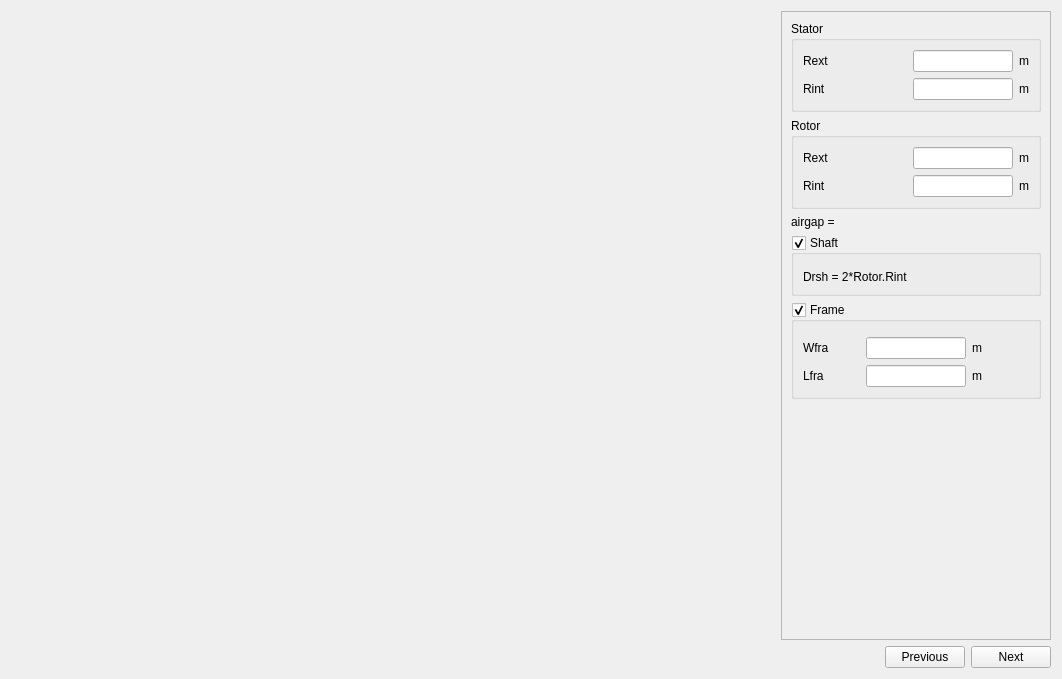
<?xml version="1.0" encoding="UTF-8"?>
<ui version="4.0">
 <class>SMachineDimension</class>
 <widget class="QWidget" name="SMachineDimension">
  <property name="geometry">
   <rect>
    <x>0</x>
    <y>0</y>
    <width>1062</width>
    <height>679</height>
   </rect>
  </property>
  <property name="minimumSize">
   <size>
    <width>650</width>
    <height>550</height>
   </size>
  </property>
  <property name="windowTitle">
   <string>Form</string>
  </property>
  <layout class="QVBoxLayout" name="verticalLayout_3">
   <item>
    <layout class="QHBoxLayout" name="horizontalLayout_2">
     <item>
      <widget class="QLabel" name="img_machine">
       <property name="minimumSize">
        <size>
         <width>0</width>
         <height>0</height>
        </size>
       </property>
       <property name="maximumSize">
        <size>
         <width>16777215</width>
         <height>16777215</height>
        </size>
       </property>
       <property name="text">
        <string/>
       </property>
       <property name="pixmap">
        <pixmap resource="../../../Resources/pyleecan.qrc">:/images/images/MachineSetup/MachineDimension/Dimension_Shaft_Rotor_Stator.png</pixmap>
       </property>
       <property name="scaledContents">
        <bool>false</bool>
       </property>
       <property name="alignment">
        <set>Qt::AlignCenter</set>
       </property>
      </widget>
     </item>
     <item>
      <widget class="QScrollArea" name="scrollArea">
       <property name="minimumSize">
        <size>
         <width>270</width>
         <height>0</height>
        </size>
       </property>
       <property name="maximumSize">
        <size>
         <width>270</width>
         <height>16777215</height>
        </size>
       </property>
       <property name="widgetResizable">
        <bool>true</bool>
       </property>
       <widget class="QWidget" name="scrollAreaWidgetContents">
        <property name="geometry">
         <rect>
          <x>0</x>
          <y>0</y>
          <width>268</width>
          <height>616</height>
         </rect>
        </property>
        <layout class="QVBoxLayout" name="verticalLayout_4">
         <item>
          <widget class="QGroupBox" name="g_stator">
           <property name="minimumSize">
            <size>
             <width>150</width>
             <height>0</height>
            </size>
           </property>
           <property name="maximumSize">
            <size>
             <width>16777215</width>
             <height>16777215</height>
            </size>
           </property>
           <property name="title">
            <string>Stator</string>
           </property>
           <layout class="QGridLayout" name="gridLayout_2">
            <item row="0" column="0">
             <widget class="QLabel" name="in_SRext">
              <property name="minimumSize">
               <size>
                <width>30</width>
                <height>0</height>
               </size>
              </property>
              <property name="toolTip">
               <string>Stator external radius</string>
              </property>
              <property name="text">
               <string>Rext</string>
              </property>
             </widget>
            </item>
            <item row="0" column="1">
             <widget class="FloatEdit" name="lf_SRext">
              <property name="maximumSize">
               <size>
                <width>100</width>
                <height>16777215</height>
               </size>
              </property>
              <property name="toolTip">
               <string>Stator external radius</string>
              </property>
             </widget>
            </item>
            <item row="0" column="2">
             <widget class="QLabel" name="unit_SRext">
              <property name="sizePolicy">
               <sizepolicy hsizetype="Fixed" vsizetype="Preferred">
                <horstretch>0</horstretch>
                <verstretch>0</verstretch>
               </sizepolicy>
              </property>
              <property name="text">
               <string>m</string>
              </property>
             </widget>
            </item>
            <item row="1" column="0">
             <widget class="QLabel" name="in_SRint">
              <property name="minimumSize">
               <size>
                <width>30</width>
                <height>0</height>
               </size>
              </property>
              <property name="toolTip">
               <string>Stator internal radius</string>
              </property>
              <property name="text">
               <string>Rint</string>
              </property>
             </widget>
            </item>
            <item row="1" column="1">
             <widget class="FloatEdit" name="lf_SRint">
              <property name="maximumSize">
               <size>
                <width>100</width>
                <height>100</height>
               </size>
              </property>
              <property name="toolTip">
               <string>Stator internal radius</string>
              </property>
             </widget>
            </item>
            <item row="1" column="2">
             <widget class="QLabel" name="unit_SRint">
              <property name="sizePolicy">
               <sizepolicy hsizetype="Fixed" vsizetype="Preferred">
                <horstretch>0</horstretch>
                <verstretch>0</verstretch>
               </sizepolicy>
              </property>
              <property name="text">
               <string>m</string>
              </property>
             </widget>
            </item>
           </layout>
          </widget>
         </item>
         <item>
          <widget class="QGroupBox" name="g_rotor">
           <property name="title">
            <string>Rotor</string>
           </property>
           <layout class="QGridLayout" name="gridLayout_3">
            <item row="0" column="0">
             <widget class="QLabel" name="in_RRext">
              <property name="minimumSize">
               <size>
                <width>30</width>
                <height>0</height>
               </size>
              </property>
              <property name="toolTip">
               <string>Rotor external radius</string>
              </property>
              <property name="text">
               <string>Rext</string>
              </property>
             </widget>
            </item>
            <item row="0" column="1">
             <widget class="FloatEdit" name="lf_RRext">
              <property name="maximumSize">
               <size>
                <width>100</width>
                <height>16777215</height>
               </size>
              </property>
              <property name="toolTip">
               <string>Rotor external radius</string>
              </property>
             </widget>
            </item>
            <item row="0" column="2">
             <widget class="QLabel" name="unit_RRext">
              <property name="sizePolicy">
               <sizepolicy hsizetype="Fixed" vsizetype="Preferred">
                <horstretch>0</horstretch>
                <verstretch>0</verstretch>
               </sizepolicy>
              </property>
              <property name="text">
               <string>m</string>
              </property>
             </widget>
            </item>
            <item row="1" column="0">
             <widget class="QLabel" name="in_RRint">
              <property name="minimumSize">
               <size>
                <width>30</width>
                <height>0</height>
               </size>
              </property>
              <property name="toolTip">
               <string>Rotor internal radius</string>
              </property>
              <property name="text">
               <string>Rint</string>
              </property>
             </widget>
            </item>
            <item row="1" column="1">
             <widget class="FloatEdit" name="lf_RRint">
              <property name="maximumSize">
               <size>
                <width>100</width>
                <height>100</height>
               </size>
              </property>
              <property name="toolTip">
               <string>Rotor internal radius</string>
              </property>
             </widget>
            </item>
            <item row="1" column="2">
             <widget class="QLabel" name="unit_RRint">
              <property name="sizePolicy">
               <sizepolicy hsizetype="Fixed" vsizetype="Preferred">
                <horstretch>0</horstretch>
                <verstretch>0</verstretch>
               </sizepolicy>
              </property>
              <property name="text">
               <string>m</string>
              </property>
             </widget>
            </item>
           </layout>
          </widget>
         </item>
         <item>
          <widget class="QLabel" name="out_airgap">
           <property name="toolTip">
            <string>Magnetic airgap width (distance between stator bore and rotor bore radii)</string>
           </property>
           <property name="text">
            <string>airgap = </string>
           </property>
          </widget>
         </item>
         <item>
          <widget class="QGroupBox" name="g_shaft">
           <property name="minimumSize">
            <size>
             <width>0</width>
             <height>0</height>
            </size>
           </property>
           <property name="title">
            <string>Shaft</string>
           </property>
           <property name="checkable">
            <bool>true</bool>
           </property>
           <layout class="QVBoxLayout" name="verticalLayout">
            <item>
             <widget class="WMatSelectV" name="w_mat_0" native="true">
              <property name="minimumSize">
               <size>
                <width>100</width>
                <height>0</height>
               </size>
              </property>
             </widget>
            </item>
            <item>
             <widget class="QLabel" name="out_Drsh">
              <property name="toolTip">
               <string>Shaft Diameter</string>
              </property>
              <property name="text">
               <string>Drsh = 2*Rotor.Rint</string>
              </property>
             </widget>
            </item>
           </layout>
          </widget>
         </item>
         <item>
          <widget class="QGroupBox" name="g_frame">
           <property name="title">
            <string>Frame</string>
           </property>
           <property name="checkable">
            <bool>true</bool>
           </property>
           <layout class="QVBoxLayout" name="verticalLayout_2">
            <item>
             <widget class="WMatSelectV" name="w_mat_1" native="true">
              <property name="minimumSize">
               <size>
                <width>100</width>
                <height>0</height>
               </size>
              </property>
             </widget>
            </item>
            <item>
             <layout class="QGridLayout" name="gridLayout">
              <item row="1" column="1">
               <widget class="FloatEdit" name="lf_Lfra">
                <property name="maximumSize">
                 <size>
                  <width>100</width>
                  <height>16777215</height>
                 </size>
                </property>
                <property name="toolTip">
                 <string>Frame length</string>
                </property>
                <property name="whatsThis">
                 <string>Frame length</string>
                </property>
               </widget>
              </item>
              <item row="1" column="0">
               <widget class="QLabel" name="in_Lfra">
                <property name="toolTip">
                 <string>Frame length</string>
                </property>
                <property name="whatsThis">
                 <string>Frame length</string>
                </property>
                <property name="text">
                 <string>Lfra</string>
                </property>
               </widget>
              </item>
              <item row="0" column="1">
               <widget class="FloatEdit" name="lf_Wfra">
                <property name="maximumSize">
                 <size>
                  <width>100</width>
                  <height>16777215</height>
                 </size>
                </property>
                <property name="toolTip">
                 <string>Frame width</string>
                </property>
                <property name="whatsThis">
                 <string>Frame width</string>
                </property>
               </widget>
              </item>
              <item row="0" column="0">
               <widget class="QLabel" name="in_Wfra">
                <property name="toolTip">
                 <string>Frame width</string>
                </property>
                <property name="whatsThis">
                 <string>Frame width</string>
                </property>
                <property name="text">
                 <string>Wfra</string>
                </property>
               </widget>
              </item>
              <item row="1" column="2">
               <widget class="QLabel" name="unit_Lfra">
                <property name="toolTip">
                 <string>Frame length</string>
                </property>
                <property name="whatsThis">
                 <string>Frame length</string>
                </property>
                <property name="text">
                 <string>m</string>
                </property>
               </widget>
              </item>
              <item row="0" column="2">
               <widget class="QLabel" name="unit_Wfra">
                <property name="toolTip">
                 <string>Frame width</string>
                </property>
                <property name="whatsThis">
                 <string>Frame width</string>
                </property>
                <property name="text">
                 <string>m</string>
                </property>
               </widget>
              </item>
             </layout>
            </item>
           </layout>
          </widget>
         </item>
         <item>
          <spacer name="verticalSpacer">
           <property name="orientation">
            <enum>Qt::Vertical</enum>
           </property>
           <property name="sizeHint" stdset="0">
            <size>
             <width>20</width>
             <height>40</height>
            </size>
           </property>
          </spacer>
         </item>
        </layout>
       </widget>
      </widget>
     </item>
    </layout>
   </item>
   <item>
    <layout class="QHBoxLayout" name="horizontalLayout">
     <item>
      <spacer name="horizontalSpacer">
       <property name="orientation">
        <enum>Qt::Horizontal</enum>
       </property>
       <property name="sizeHint" stdset="0">
        <size>
         <width>40</width>
         <height>20</height>
        </size>
       </property>
      </spacer>
     </item>
     <item>
      <widget class="QPushButton" name="b_previous">
       <property name="text">
        <string>Previous</string>
       </property>
      </widget>
     </item>
     <item>
      <widget class="QPushButton" name="b_next">
       <property name="text">
        <string>Next</string>
       </property>
      </widget>
     </item>
    </layout>
   </item>
  </layout>
 </widget>
 <customwidgets>
  <customwidget>
   <class>FloatEdit</class>
   <extends>QLineEdit</extends>
   <header>.....GUI/Tools/FloatEdit.h</header>
  </customwidget>
  <customwidget>
   <class>WMatSelectV</class>
   <extends>QWidget</extends>
   <header>.....GUI.Dialog.DMatLib.WMatSelect.WMatSelectV.h</header>
   <container>1</container>
  </customwidget>
 </customwidgets>
 <resources>
  <include location="../../../Resources/pyleecan.qrc"/>
  <include location="../../../Resources/pyleecan.qrc"/>
  <include location="../../../Resources/pyleecan.qrc"/>
 </resources>
 <connections>
  <connection>
   <sender>g_shaft</sender>
   <signal>toggled(bool)</signal>
   <receiver>out_Drsh</receiver>
   <slot>setVisible(bool)</slot>
   <hints>
    <hint type="sourcelabel">
     <x>251</x>
     <y>213</y>
    </hint>
    <hint type="destinationlabel">
     <x>253</x>
     <y>235</y>
    </hint>
   </hints>
  </connection>
  <connection>
   <sender>g_frame</sender>
   <signal>toggled(bool)</signal>
   <receiver>in_Lfra</receiver>
   <slot>setVisible(bool)</slot>
   <hints>
    <hint type="sourcelabel">
     <x>282</x>
     <y>273</y>
    </hint>
    <hint type="destinationlabel">
     <x>292</x>
     <y>292</y>
    </hint>
   </hints>
  </connection>
  <connection>
   <sender>g_frame</sender>
   <signal>toggled(bool)</signal>
   <receiver>unit_Lfra</receiver>
   <slot>setVisible(bool)</slot>
   <hints>
    <hint type="sourcelabel">
     <x>493</x>
     <y>277</y>
    </hint>
    <hint type="destinationlabel">
     <x>479</x>
     <y>290</y>
    </hint>
   </hints>
  </connection>
 </connections>
</ui>
